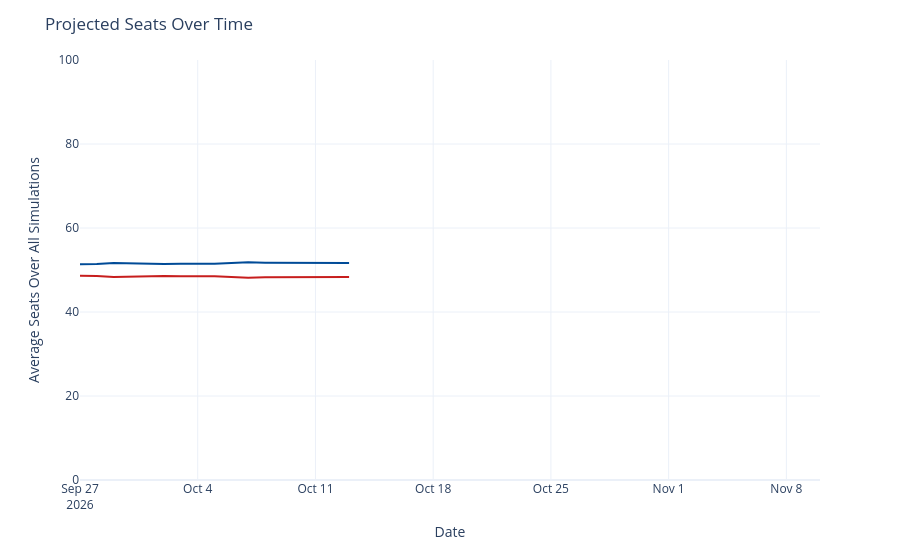

Notebook code for this chart:
### Code cell
seats_over_time = output_ts[(output_ts['geo'] == 'US Senate') &
                             (output_ts['type'] == 'seats')]
seats_over_time['rep_seats'] = seats_over_time['y'].map(lambda x: 100 - x)
seats_over_time = seats_over_time.rename({'y': 'Democrats', 'rep_seats': 'Republicans'}, axis=1)
seats_time_ser = px.line(seats_over_time, x='date', y=['Democrats', 'Republicans'], template='plotly_white',
                        color_discrete_map={'Democrats': '#004b97', 'Republicans': '#c71e1d'},)
seats_time_ser.update_traces(hovertemplate="%{y:.1f}")
seats_time_ser.update_layout(
    xaxis=dict(range=[pd.to_datetime('2026-09-27'), pd.to_datetime('2026-11-10')]),
    yaxis=dict(range=[0, 100]),
    xaxis_title='Date',
    yaxis_title='Average Seats Over All Simulations',
    title=dict(text="Projected Seats Over Time"),
    hovermode="x",
    showlegend=False
)
seats_time_ser

### Figure 1 — Plotly figure (JSON) as saved in the notebook; plotly's stock layout.template omitted (floating-point values rounded to 4 significant figures)
{"data": [{"hovertemplate": "%{y:.1f}", "legendgroup": "Democrats", "line": {"color": "#004b97", "dash": "solid"}, "marker": {"symbol": "circle"}, "mode": "lines", "name": "Democrats", "orientation": "v", "showlegend": true, "type": "scatter", "x": ["2026-09-27", "2026-09-28", "2026-09-29", "2026-09-30", "2026-10-01", "2026-10-02", "2026-10-03", "2026-10-04", "2026-10-05", "2026-10-06", "2026-10-07", "2026-10-08", "2026-10-09", "2026-10-10", "2026-10-11", "2026-10-12", "2026-10-13"], "xaxis": "x", "y": [51.35, 51.4, 51.64, 51.51, 51.41, 51.42, 51.47, 51.47, 51.48, 51.68, 51.82, 51.75, 51.71, 51.62, 51.6, 51.62, 51.64], "yaxis": "y"}, {"hovertemplate": "%{y:.1f}", "legendgroup": "Republicans", "line": {"color": "#c71e1d", "dash": "solid"}, "marker": {"symbol": "circle"}, "mode": "lines", "name": "Republicans", "orientation": "v", "showlegend": true, "type": "scatter", "x": ["2026-09-27", "2026-09-28", "2026-09-29", "2026-09-30", "2026-10-01", "2026-10-02", "2026-10-03", "2026-10-04", "2026-10-05", "2026-10-06", "2026-10-07", "2026-10-08", "2026-10-09", "2026-10-10", "2026-10-11", "2026-10-12", "2026-10-13"], "xaxis": "x", "y": [48.65, 48.6, 48.36, 48.49, 48.59, 48.58, 48.53, 48.53, 48.52, 48.32, 48.18, 48.25, 48.29, 48.38, 48.4, 48.38, 48.36], "yaxis": "y"}], "layout": {"hovermode": "x", "legend": {"title": {"text": "variable"}, "tracegroupgap": 0}, "margin": {"t": 60}, "showlegend": false, "title": {"text": "Projected Seats Over Time"}, "xaxis": {"anchor": "y", "domain": [0, 1], "range": ["2026-09-27T00:00:00", "2026-11-10T00:00:00"], "title": {"text": "Date"}}, "yaxis": {"anchor": "x", "domain": [0, 1], "range": [0, 100], "title": {"text": "Average Seats Over All Simulations"}}}}
